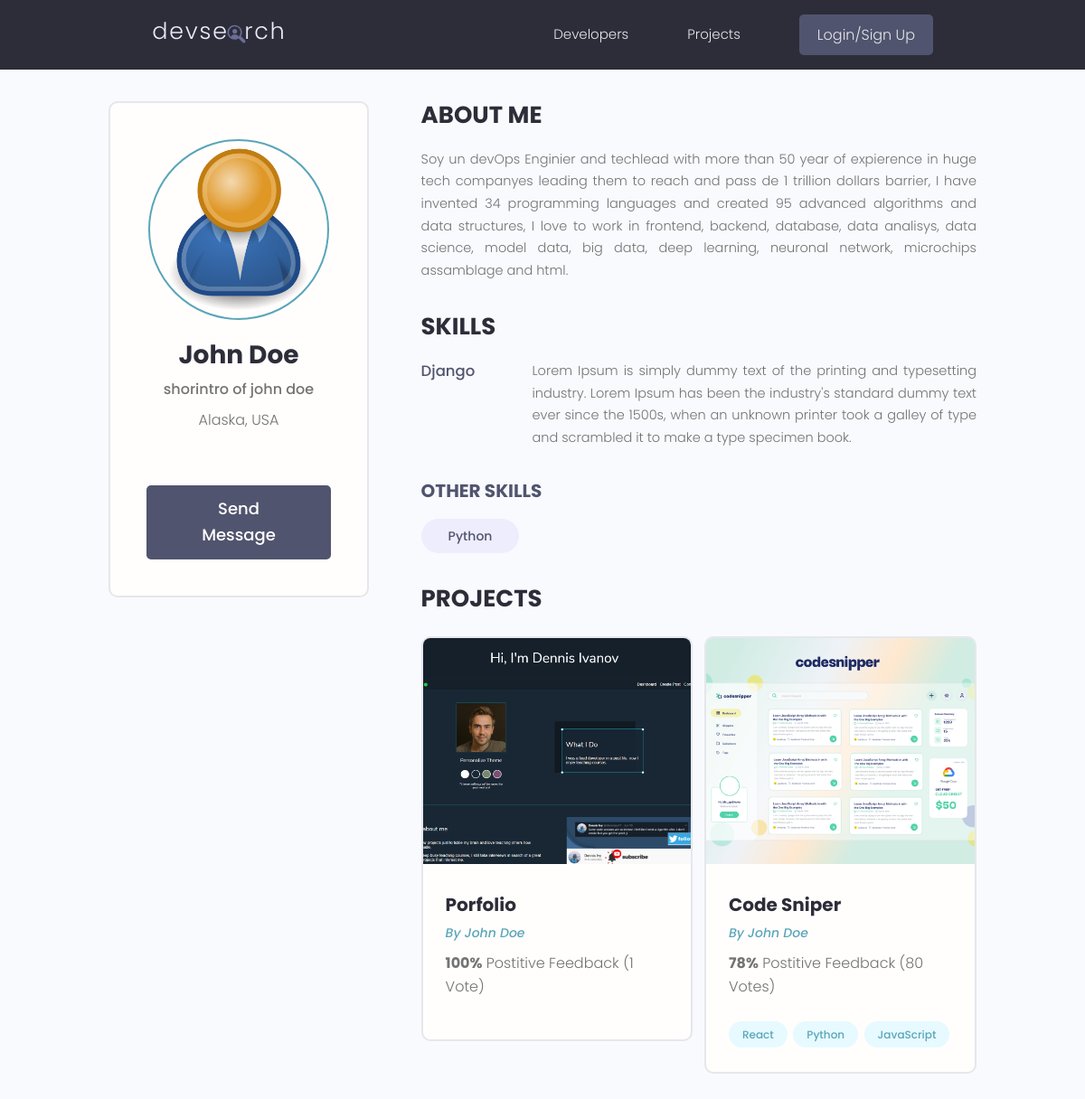
/user-profile/dd36b8ca-b285-4b80-81f2-6ab6732621f9/, run on an earlier commit of the app's database.
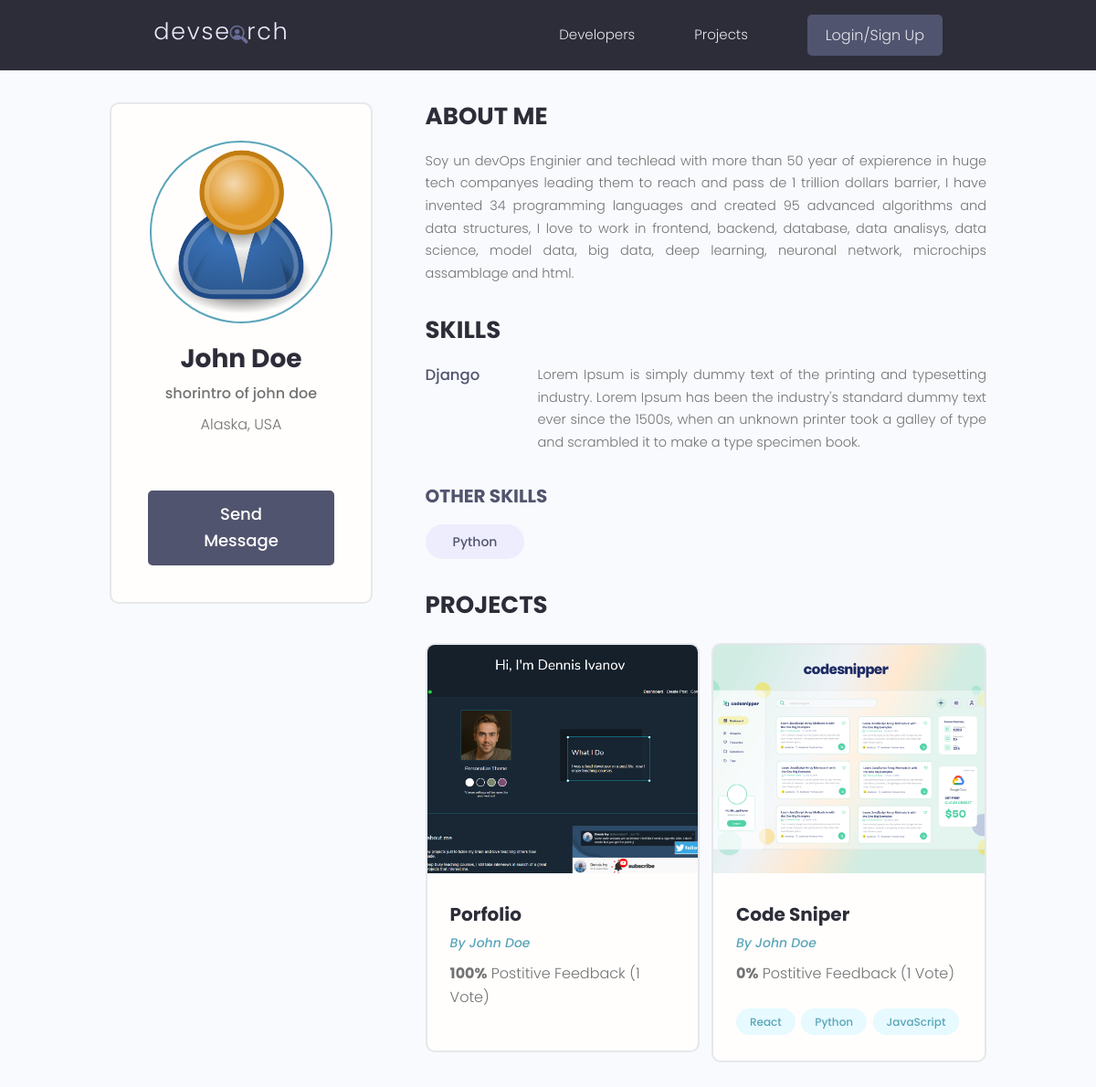
And on a later commit of the database.
### projects/models.py (models this page shows, shortened)
class Project(models.Model):
    owner = models.ForeignKey(Profile, null=True, blank=True, on_delete=models.SET_NULL)
    title = models.CharField(max_length=200)
    description = models.TextField(null=True, blank=True) # null is for the DB and blank is for the
    featured_image = models.ImageField(null=True, blank=True, default="default.jpg")
    demo_link = models.CharField(max_length=2000, null=True, blank=True)
    source_link = models.CharField(max_length=2000, null=True, blank=True)
    tags = models.ManyToManyField('Tag', blank=True)
    vote_total = models.IntegerField(default=0, null=True, blank=True)
    vote_ratio = models.IntegerField(default=0, null=True, blank=True)
    created = models.DateTimeField(auto_now_add=True)
    id = models.UUIDField(default=uuid.uuid4, unique=True, primary_key=True, editable=False)
    class Meta:
        ordering = ['-vote_ratio', '-vote_total', 'title']

### users/models.py (models this page shows, shortened)
class Profile(models.Model):
    user = models.OneToOneField(User, on_delete=models.CASCADE, null=True, blank=True)
    name = models.CharField(max_length=200, blank=True, null=True)
    email = models.EmailField(max_length=300, blank=True, null=True)
    username = models.CharField(max_length=200, blank=True, null=True)
    location = models.CharField(max_length=200, blank=True, null=True)
    short_intro = models.CharField(max_length=200, blank=True, null=True)
    bio = models.TextField(blank=True, null=True)
    profile_image = models.ImageField(null=True, blank=True, upload_to= 'profiles/', default='profiles/user-default.png')
    social_github = models.CharField(max_length=200, blank=True, null=True)
    social_twitter = models.CharField(max_length=200, blank=True, null=True)
    social_linkedin = models.CharField(max_length=200, blank=True, null=True)
    social_youtube = models.CharField(max_length=200, blank=True, null=True)
    social_website = models.CharField(max_length=200, blank=True, null=True)
    created = models.DateTimeField(auto_now_add=True)
    id = models.UUIDField(default=uuid.uuid4, unique=True, primary_key=True, editable=False)

### users/views.py (the view)
# urls.py: path('user-profile/<str:pk>/', views.userProfile, name='user-profile'),
def userProfile(request, pk):
    profile = Profile.objects.get(id=pk)
    topSkills = profile.skill_set.exclude(description__exact="")
    otherSkills = profile.skill_set.filter(description="")
    context = {'profile':profile, 'topSkills':topSkills, 'otherSkills': otherSkills}
    return render(request, 'users/user-profile.html', context)

### projects/models.py (called while the page is built)
    def __str__(self) -> str:
        return self.name

### users/models.py (called while the page is built)
    def __str__(self) -> str:
        return str(self.name)

### users/templates/users/user-profile.html (shortened to what this page needs)
{% extends 'main.html' %}
{% block content %}
<main class="profile my-md">
    <div class="container">
      <div class="layout">
        <div class="column column--1of3">
          <div class="card text-center">
            <div class="card__body dev">
              <img class="avatar avatar--xl" src="{{ profile.profile_image.url }}" />
              <h2 class="dev__name">{{ profile.name }}</h2>
              <p class="dev__title">{{ profile.short_intro }}</p>
              <p class="dev__location">{{ profile.location }}</p>
              {% if request.user.profile.id != profile.id %}
              <a href="{% url 'create-message' profile.id %}" class="btn btn--sub btn--lg">Send Message </a>
              {% endif %}
            </div>
          </div>
        </div>
        <div class="column column--2of3">
          <div class="devInfo">
            <h3 class="devInfo__title">About Me</h3>
            <p class="devInfo__about">{{ profile.bio }}</p>
          </div>
          <div class="devInfo">
            <h3 class="devInfo__title">Skills</h3>
            <div class="devInfo__skills">
                {% for skill in topSkills %}
              <div class="devSkill">
                <h4 class="devSkill__title">{{ skill.name }}</h4>
                <p class="devSkill__info">{{ skill.description }}</p>
              </div>
                {% endfor %}
              <h3 class="devInfo__subtitle">Other Skills</h3>
              <div class="devInfo__otherSkills">
                {% for skill in otherSkills %}
                <span class="tag tag--pill tag--sub tag--lg">
                  <small>{{ skill }}</small>
                </span>
                {% endfor %}
              </div>
            </div>
          </div>
          <div class="devInfo">
            <h3 class="devInfo__title">Projects</h3>
            <div class="grid grid--two">
                {% for project in profile.project_set.all %}
              <div class="column">
                <div class="card project">
                  <a href="{% url 'project' project.id %}" class="project">
                    <img class="project__thumbnail" src="{{project.featured_image.url}}" alt="project thumbnail" />
                    <div class="card__body">
                      <h3 class="project__title">{{ project.title }}</h3>
                      <p><a class="project__author" href="{% url 'user-profile' project.owner.id %}">By {{ project.owner.name }}</a></p>
                      <p class="project--rating">
                        <span style="font-weight: bold;">{{project.vote_ratio}}%</span> Postitive
                        Feedback ({{project.vote_total}} Vote{{project.vote_total|pluralize:"s"}})
                      </p>
                      <div class="project__tags">
                          {% for tag in project.tags.all %}
                        <span class="tag tag--pill tag--main">
                            <small>{{tag}}</small>
                        </span>
                          {% endfor %}
                      </div>
                    </div>
                  </a>
                </div>
              </div>
              {% endfor %}
            </div>
          </div>
        </div>
      </div>
    </div>
  </main>
{% endblock %}

What changed in the data, as far as the page shows it:
changed Project "Code Sniper": vote_ratio "78" → "0"; vote_total "80" → "1"
